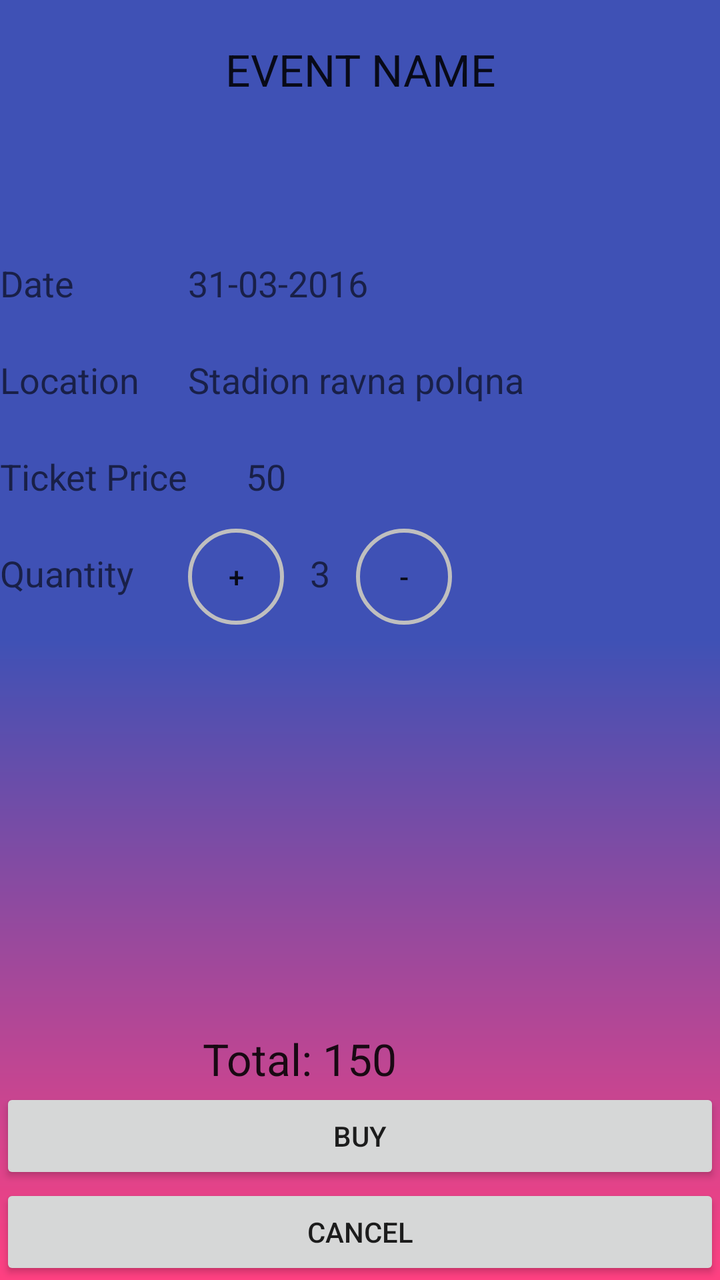
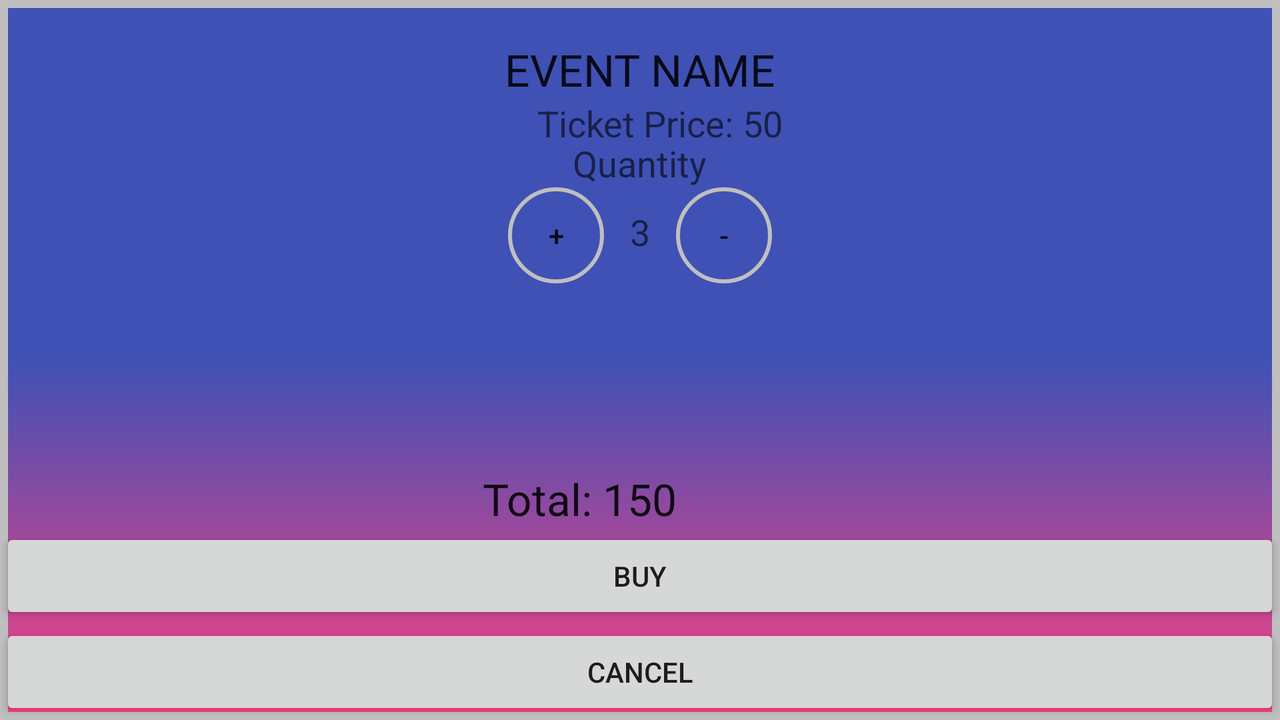

Two renders of one Android screen. The first uses the default layout on a phone; the second uses the alternative layout the repository ships for a different screen configuration, on a matching device. The two XML files are below.
<!-- AndroidManifest.xml: application theme AppTheme -->
<!-- res/layout/fragment_buy_ticket.xml -->
<RelativeLayout xmlns:android="http://schemas.android.com/apk/res/android"
    xmlns:tools="http://schemas.android.com/tools"
    android:layout_width="match_parent"
    android:layout_height="match_parent"
    tools:context=".controller.FragmentBuyTicket">

    
    <TextView
        android:id="@+id/ticket_label_for_event"
        android:layout_width="match_parent"
        android:layout_height="wrap_content"
        android:layout_alignParentTop="true"
        android:layout_centerHorizontal="true"
        android:layout_marginTop="20dp"
        android:gravity="center"
        android:text="EVENT NAME"
        android:textAppearance="?android:attr/textAppearanceLarge" />

    <TextView
        android:id="@+id/ticket_label_for_date"
        android:layout_width="wrap_content"
        android:layout_height="wrap_content"
        android:layout_alignParentLeft="true"
        android:layout_alignParentStart="true"
        android:layout_below="@+id/ticket_label_for_event"
        android:layout_marginTop="80dp"
        android:text="Date"
        android:textAppearance="?android:attr/textAppearanceMedium" />

    <TextView
        android:id="@+id/ticket_label_for_location"
        android:layout_width="wrap_content"
        android:layout_height="wrap_content"
        android:layout_alignParentLeft="true"
        android:layout_alignParentStart="true"
        android:layout_below="@+id/ticket_label_for_date"
        android:layout_marginTop="24dp"
        android:text="Location"
        android:textAppearance="?android:attr/textAppearanceMedium" />

    <TextView
        android:id="@+id/ticket_label_for_price"
        android:layout_width="wrap_content"
        android:layout_height="wrap_content"
        android:layout_alignParentLeft="true"
        android:layout_alignParentStart="true"
        android:layout_below="@+id/ticket_label_for_location"
        android:layout_marginTop="24dp"
        android:text="Ticket Price"
        android:textAppearance="?android:attr/textAppearanceMedium" />

    <TextView
        android:id="@+id/ticket_label_for_quan"
        android:layout_width="wrap_content"
        android:layout_height="wrap_content"
        android:layout_alignParentLeft="true"
        android:layout_alignParentStart="true"
        android:layout_below="@+id/ticket_label_for_price"
        android:layout_marginTop="24dp"
        android:text="Quantity"
        android:textAppearance="?android:attr/textAppearanceMedium" />

    <Button
        android:id="@+id/ticket_buy"
        android:layout_width="match_parent"
        android:layout_height="wrap_content"
        android:layout_above="@+id/ticket_cancel"
        android:text="buy" />

    <Button
        android:id="@+id/ticket_cancel"
        android:layout_width="match_parent"
        android:layout_height="wrap_content"
        android:layout_alignParentBottom="true"
        android:text="Cancel" />

    <TextView
        android:id="@+id/ticket_price"
        android:layout_width="wrap_content"
        android:layout_height="wrap_content"
        android:layout_alignTop="@+id/ticket_label_for_price"
        android:layout_marginLeft="29dp"
        android:layout_marginStart="29dp"
        android:layout_toEndOf="@+id/ticket_label_for_price"
        android:layout_toRightOf="@+id/ticket_label_for_price"
        android:text="50"
        android:textAppearance="?android:attr/textAppearanceMedium" />

    <TextView
        android:id="@+id/ticket_date"
        android:layout_width="wrap_content"
        android:layout_height="wrap_content"
        android:layout_alignTop="@+id/ticket_label_for_date"
        android:layout_toEndOf="@+id/ticket_label_for_price"
        android:layout_toRightOf="@+id/ticket_label_for_price"
        android:text="31-03-2016"
        android:textAppearance="?android:attr/textAppearanceMedium" />

    <TextView
        android:id="@+id/ticket_location"
        android:layout_width="wrap_content"
        android:layout_height="wrap_content"
        android:layout_alignTop="@+id/ticket_label_for_location"
        android:layout_toEndOf="@+id/ticket_label_for_price"
        android:layout_toRightOf="@+id/ticket_label_for_price"
        android:text="Stadion ravna polqna"
        android:textAppearance="?android:attr/textAppearanceMedium" />

    <TextView
        android:id="@+id/ticket_quan"
        android:layout_width="wrap_content"
        android:layout_height="wrap_content"
        android:layout_alignBaseline="@+id/ticket_label_for_quan"
        android:layout_marginLeft="13dp"
        android:layout_marginStart="13dp"
        android:layout_toEndOf="@+id/ticket_add"
        android:layout_toRightOf="@+id/ticket_add"
        android:text="3"
        android:textAppearance="?android:attr/textAppearanceMedium" />

    <Button
        android:id="@+id/ticket_add"
        style="?android:attr/buttonStyleSmall"
        android:layout_width="wrap_content"
        android:layout_height="wrap_content"
        android:layout_alignBaseline="@+id/ticket_label_for_quan"
        android:layout_alignTop="@+id/ticket_label_for_quan"
        android:layout_toEndOf="@+id/ticket_label_for_price"
        android:layout_toRightOf="@+id/ticket_label_for_price"
        android:background="@drawable/hollow_btn"
        android:text="+" />

    <Button
        android:id="@+id/ticket_remove"
        style="?android:attr/buttonStyleSmall"
        android:layout_width="wrap_content"
        android:layout_height="wrap_content"
        android:layout_alignBaseline="@+id/ticket_label_for_quan"
        android:layout_marginLeft="13dp"
        android:layout_marginStart="13dp"
        android:layout_toEndOf="@+id/ticket_quan"
        android:layout_toRightOf="@+id/ticket_quan"
        android:background="@drawable/hollow_btn"
        android:text="-" />

    <TextView
        android:layout_width="wrap_content"
        android:layout_height="wrap_content"
        android:layout_above="@+id/ticket_buy"
        android:layout_toLeftOf="@+id/ticket_total"
        android:text="Total: "
        android:textAppearance="?android:attr/textAppearanceLarge" />

    <TextView
        android:id="@+id/ticket_total"
        android:layout_width="wrap_content"
        android:layout_height="wrap_content"
        android:layout_above="@+id/ticket_buy"
        android:layout_centerInParent="true"
        android:text="150"
        android:textAppearance="?android:attr/textAppearanceLarge" />

</RelativeLayout>
<!-- resources referenced by this layout -->
<resources>
  <!-- drawable hollow_btn (drawable) -->
  <?xml version="1.0" encoding="utf-8"?>
  <selector xmlns:android="http://schemas.android.com/apk/res/android">
      <item android:state_pressed="true">
          <shape android:shape="oval">
              <stroke android:width="2dp" android:color="@color/grey" />
              <solid android:color="@color/grey" />
          </shape>
      </item>
      <item android:state_pressed="false">
          <shape android:shape="oval" >
              <size android:height="10dp" />
              <size android:width="10dp" />
              <stroke android:width="2dp" android:color="@color/grey" />
              <solid android:color="@color/blank" />
          </shape>
      </item>
  </selector>
  <style name="AppTheme" parent="Theme.AppCompat.Light.DarkActionBar">
          
          <item name="android:windowBackground">@drawable/main_background</item>
          <item name="colorPrimary">@color/colorPrimary</item>
          <item name="colorPrimaryDark">@color/colorPrimaryDark</item>
          <item name="colorAccent">@color/colorAccent</item>
      </style>
  <color name="grey">#bfbfbf</color>
  <color name="blank">#00ffffff</color>
  <!-- drawable main_background (drawable) -->
  <?xml version="1.0" encoding="utf-8"?>
  <shape xmlns:android="http://schemas.android.com/apk/res/android">
  <gradient
      android:angle="90"
      android:startColor="@color/colorAccent"
      android:centerColor="@color/colorPrimary"
      android:endColor="@color/colorPrimary"
      android:centerX="50%p"
      />
  </shape>
  <color name="colorPrimary">#3F51B5</color>
  <color name="colorPrimaryDark">#303F9F</color>
  <color name="colorAccent">#FF4081</color>
</resources>
<!-- res/layout-land/fragment_buy_ticket.xml (the repository's variant of the layout above) -->
<!-- drawn on the phone turned sideways -->
<RelativeLayout xmlns:android="http://schemas.android.com/apk/res/android"
    xmlns:tools="http://schemas.android.com/tools"
    android:layout_width="match_parent"
    android:layout_height="match_parent"
    android:background="@drawable/transparent_background_border"
    tools:context=".controller.fragments.FragmentBuyTicket">

    
    <TextView
        android:id="@+id/ticket_label_for_event"
        android:layout_width="wrap_content"
        android:layout_height="wrap_content"
        android:layout_alignParentTop="true"
        android:layout_centerHorizontal="true"
        android:layout_marginTop="20dp"
        android:text="EVENT NAME"
        android:textAppearance="?android:attr/textAppearanceLarge" />

    <TextView
        android:visibility="invisible"
        android:id="@+id/ticket_label_for_date"
        android:layout_width="wrap_content"
        android:layout_height="wrap_content"
        android:layout_alignParentLeft="true"
        android:layout_alignParentStart="true"
        android:layout_below="@+id/ticket_label_for_event"
        android:layout_marginTop="80dp"
        android:text="Date"
        android:textAppearance="?android:attr/textAppearanceMedium" />

    <TextView
        android:visibility="invisible"
        android:id="@+id/ticket_label_for_location"
        android:layout_width="wrap_content"
        android:layout_height="wrap_content"
        android:layout_alignParentLeft="true"
        android:layout_alignParentStart="true"
        android:layout_below="@+id/ticket_label_for_date"
        android:layout_marginTop="24dp"
        android:text="Location"
        android:textAppearance="?android:attr/textAppearanceMedium" />

    <TextView
        android:id="@+id/ticket_label_for_price"
        android:layout_width="wrap_content"
        android:layout_height="wrap_content"
        android:layout_below="@+id/ticket_label_for_event"
        android:layout_centerHorizontal="true"
        android:text="Ticket Price: "
        android:textAppearance="?android:attr/textAppearanceMedium" />

    <TextView
        android:id="@+id/ticket_price"
        android:layout_width="wrap_content"
        android:layout_height="wrap_content"
        android:layout_alignTop="@+id/ticket_label_for_price"
        android:layout_toEndOf="@+id/ticket_label_for_price"
        android:layout_toRightOf="@+id/ticket_label_for_price"
        android:text="50"
        android:textAppearance="?android:attr/textAppearanceMedium" />


    <Button
        android:id="@+id/ticket_buy"
        android:layout_width="match_parent"
        android:layout_height="wrap_content"
        android:layout_above="@+id/ticket_cancel"
        android:text="buy" />

    <Button
        android:id="@+id/ticket_cancel"
        android:layout_width="match_parent"
        android:layout_height="wrap_content"
        android:layout_alignParentBottom="true"
        android:text="Cancel" />


    <TextView
        android:visibility="invisible"
        android:id="@+id/ticket_date"
        android:layout_width="wrap_content"
        android:layout_height="wrap_content"
        android:layout_alignTop="@+id/ticket_label_for_date"
        android:layout_toEndOf="@+id/ticket_label_for_price"
        android:layout_toRightOf="@+id/ticket_label_for_price"
        android:text="31-03-2016"
        android:textAppearance="?android:attr/textAppearanceMedium" />

    <TextView
        android:visibility="invisible"
        android:id="@+id/ticket_location"
        android:layout_width="wrap_content"
        android:layout_height="wrap_content"
        android:layout_alignTop="@+id/ticket_label_for_location"
        android:layout_toEndOf="@+id/ticket_label_for_price"
        android:layout_toRightOf="@+id/ticket_label_for_price"
        android:text="Stadion ravna polqna"
        android:textAppearance="?android:attr/textAppearanceMedium" />

    <TextView
        android:id="@+id/ticket_quan"
        android:layout_width="wrap_content"
        android:layout_height="wrap_content"
        android:layout_below="@+id/ticket_label_for_quan"
        android:layout_alignBaseline="@+id/ticket_remove"
        android:layout_centerHorizontal="true"
        android:layout_marginLeft="13dp"
        android:layout_marginStart="13dp"
        android:text="3"
        android:textAppearance="?android:attr/textAppearanceMedium" />


    <TextView
        android:id="@+id/ticket_label_for_quan"
        android:layout_width="wrap_content"
        android:layout_height="wrap_content"
        android:layout_centerHorizontal="true"
        android:layout_marginTop="20dp"
        android:layout_below="@+id/ticket_label_for_event"
        android:text="Quantity"
        android:textAppearance="?android:attr/textAppearanceMedium" />

    <Button
        android:id="@+id/ticket_add"
        style="?android:attr/buttonStyleSmall"
        android:layout_width="wrap_content"
        android:layout_height="wrap_content"
        android:layout_below="@+id/ticket_label_for_quan"
        android:layout_toLeftOf="@+id/ticket_quan"
        android:background="@drawable/hollow_btn"
        android:text="+" />

    <Button
        android:id="@+id/ticket_remove"
        style="?android:attr/buttonStyleSmall"
        android:layout_width="wrap_content"
        android:layout_height="wrap_content"
        android:layout_below="@+id/ticket_label_for_quan"
        android:layout_marginLeft="13dp"
        android:layout_marginStart="13dp"
        android:layout_toEndOf="@+id/ticket_quan"
        android:layout_toRightOf="@+id/ticket_quan"
        android:background="@drawable/hollow_btn"
        android:text="-" />

    <TextView
        android:layout_width="wrap_content"
        android:layout_height="wrap_content"
        android:layout_above="@+id/ticket_buy"
        android:layout_toLeftOf="@+id/ticket_total"
        android:text="Total: "
        android:textAppearance="?android:attr/textAppearanceLarge" />

    <TextView
        android:id="@+id/ticket_total"
        android:layout_width="wrap_content"
        android:layout_height="wrap_content"
        android:layout_above="@+id/ticket_buy"
        android:layout_centerInParent="true"
        android:text="150"
        android:textAppearance="?android:attr/textAppearanceLarge" />

</RelativeLayout>
<!-- resources referenced by the variant -->
<!-- as the phone turned sideways resolves them -->
<resources>
  <!-- drawable hollow_btn (drawable) -->
  <?xml version="1.0" encoding="utf-8"?>
  <selector xmlns:android="http://schemas.android.com/apk/res/android">
      <item android:state_pressed="true">
          <shape android:shape="oval">
              <stroke android:width="2dp" android:color="@color/grey" />
              <solid android:color="@color/grey" />
          </shape>
      </item>
      <item android:state_pressed="false">
          <shape android:shape="oval" >
              <size android:height="10dp" />
              <size android:width="10dp" />
              <stroke android:width="2dp" android:color="@color/grey" />
              <solid android:color="@color/blank" />
          </shape>
      </item>
  </selector>
  <!-- drawable transparent_background_border (drawable) -->
  <?xml version="1.0" encoding="utf-8"?>
  <shape xmlns:android="http://schemas.android.com/apk/res/android">
      <stroke
          android:width="4dp"
          android:color="@color/grey" />
      <solid android:color="@color/fragment_semi_transparent" />
  </shape>
  <style name="AppTheme" parent="Theme.AppCompat.Light.DarkActionBar">
          
          <item name="android:windowBackground">@drawable/main_background</item>
          <item name="colorPrimary">@color/colorPrimary</item>
          <item name="colorPrimaryDark">@color/colorPrimaryDark</item>
          <item name="colorAccent">@color/colorAccent</item>
      </style>
  <color name="grey">#bfbfbf</color>
  <color name="blank">#00ffffff</color>
  <!-- drawable main_background (drawable) -->
  <?xml version="1.0" encoding="utf-8"?>
  <shape xmlns:android="http://schemas.android.com/apk/res/android">
  <gradient
      android:angle="90"
      android:startColor="@color/colorAccent"
      android:centerColor="@color/colorPrimary"
      android:endColor="@color/colorPrimary"
      android:centerX="50%p"
      />
  </shape>
  <color name="colorPrimary">#3F51B5</color>
  <color name="colorPrimaryDark">#303F9F</color>
  <color name="colorAccent">#FF4081</color>
</resources>
